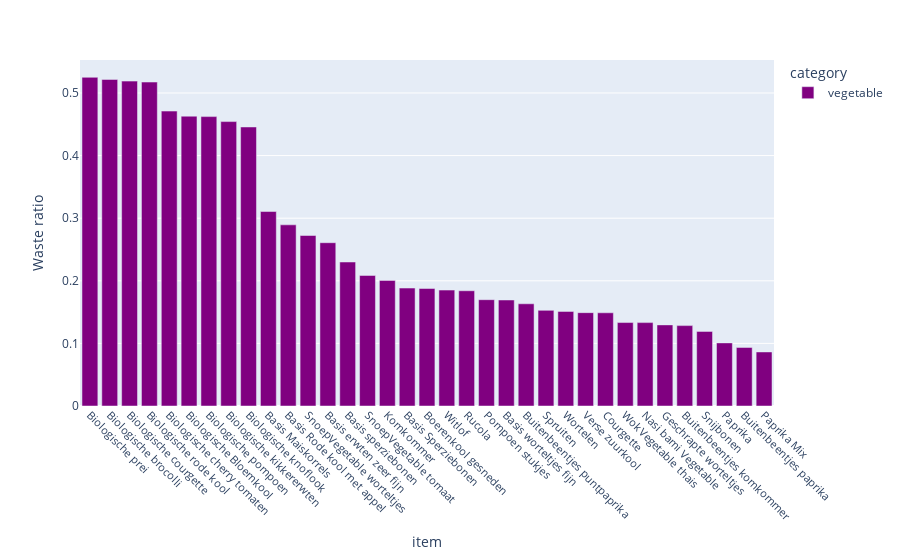

This figure's notebook cell:
### Code cell
import plotly.express as px
fig = px.bar(final_df[final_df["category"] == "vegetable"], x="item", y="Waste ratio", color_discrete_sequence=["purple"], color="category")
fig.update_xaxes(visible=True, showticklabels=True)
fig.update_layout(xaxis = dict( tickfont = dict(size=11)), xaxis_tickangle=45)
fig.show()

### Figure 1 — Plotly figure (JSON) as saved in the notebook; plotly's stock layout.template omitted (floating-point values rounded to 4 significant figures)
{"data": [{"alignmentgroup": "True", "hovertemplate": "category=vegetable<br>item=%{x}<br>Waste ratio=%{y}<extra></extra>", "legendgroup": "vegetable", "marker": {"color": "purple"}, "name": "vegetable", "offsetgroup": "vegetable", "orientation": "v", "showlegend": true, "textposition": "auto", "type": "bar", "x": ["Biologische prei", "Biologische brocolli", "Biologische courgette", "Biologische rode kool", "Biologische cherry tomaten", "Biologische Bloemkool", "Biologische pompoen", "Biologische kikkererwten", "Biologische knoflook", "Basis Maiskorrels", "Basis Rode kool met appel", "SnoepVegetable worteltjes", "Basis erwten zeer fijn", "Basis sperziebonen", "SnoepVegetable tomaat", "Komkommer", "Basis Sperziebonen", "Boerenkool gesneden", "Witlof", "Rucola", "Pompoen stukjes", "Basis worteltjes fijn", "Buitenbeentjes puntpaprika", "Spruiten", "Wortelen", "Verse zuurkool", "Courgette", "WokVegetable thais", "Nasi bami Vegetable", "Geschrapte worteltjes", "Buitenbeentjes komkommer", "Snijbonen", "Paprika", "Buitenbeentjes paprika", "Paprika Mix"], "xaxis": "x", "y": [0.5251, 0.5217, 0.519, 0.5174, 0.4711, 0.4629, 0.4623, 0.4543, 0.4457, 0.3107, 0.2894, 0.2723, 0.2608, 0.23, 0.2085, 0.2007, 0.1884, 0.1877, 0.1852, 0.1841, 0.1698, 0.1693, 0.1633, 0.1528, 0.1511, 0.1491, 0.1489, 0.1333, 0.1332, 0.1296, 0.1284, 0.1192, 0.1008, 0.09356, 0.08634], "yaxis": "y"}], "layout": {"barmode": "relative", "legend": {"title": {"text": "category"}, "tracegroupgap": 0}, "margin": {"t": 60}, "xaxis": {"anchor": "y", "domain": [0, 1], "showticklabels": true, "tickangle": 45, "tickfont": {"size": 11}, "title": {"text": "item"}, "visible": true}, "yaxis": {"anchor": "x", "domain": [0, 1], "title": {"text": "Waste ratio"}}}}
